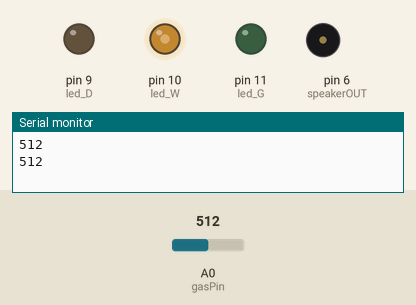
This sketch was run on a simulated Arduino Uno, built with avr-gcc and run on an emulated ATmega328P. Shown: output pins drawn as LEDs (lit = HIGH), buzzer (waves = sounding), the last lines printed to the serial monitor. The test bench sets the inputs (shaded band); at power-on: A0 (gasPin) = 512.

Above: at 5.3 s.
5.4 s: A0 (gasPin) set to 85
At 6.27 s:
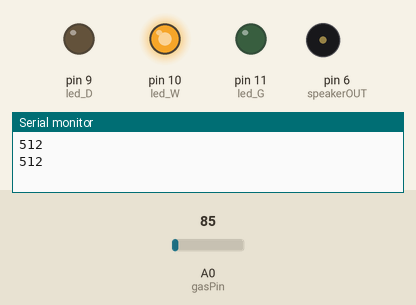
13.7 s: A0 (gasPin) set to 73
At 22.6 s:
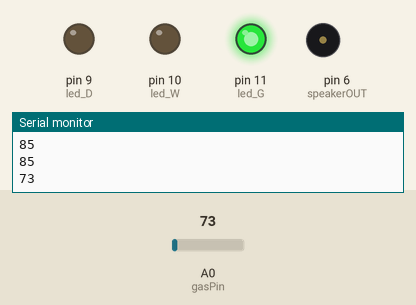
28.8 s: A0 (gasPin) set to 90
34.2 s: A0 (gasPin) set to 70
At 34.66 s:
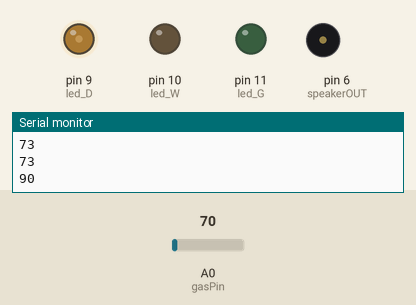
Timing chart, 0 to 40.6 s (numbered marks = the images above; inputs shaded):
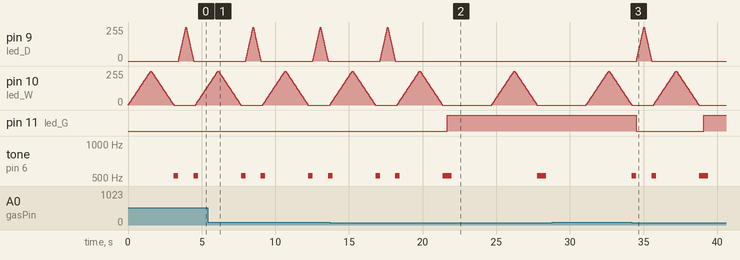

Measured:
- the behaviour switches between 81 and 80 on A0 (gasPin) (found by bisection; images 1 and 2)
- after the input at 13.7 s, pin 9 (led_D): goes on until 18.1 s, then stays 0/255; pin 11 (led_G): LOW → HIGH after 8.0 s
- after the input at 34.2 s, pin 9 (led_D): goes on until 35.5 s, then stays 0/255
- by itself, tone on pin 6 (speakerOUT): plays 523 Hz for 0.30 s, 523 Hz for 0.30 s, 523 Hz for 0.60 s, 523 Hz for 0.60 s

The sketch:

Smoke_Alarm.ino
```cpp
const int gasPin = A0;                                             // gas pin Arduino analog A0
int smoke_level;

int led_G = 11;                                                    // the pin that the LED is attached to
int led_W = 10;
int led_D = 9;

int speakerOUT = 6;


                                                                  // the setup routine runs once when you press reset:
void setup() {
  Serial.begin(9600);                                             // Initalize serial port - 9600 bps

  pinMode(gasPin, INPUT);

  pinMode(led_G, OUTPUT);
  pinMode(led_W, OUTPUT);
  pinMode(led_D, OUTPUT);
  pinMode(speakerOUT, OUTPUT);
}

void loop() {

  smoke_level= analogRead(gasPin);                                 //arduino reads the value from the smoke sensor
  Serial.println(smoke_level);                                    //prints just for debugging purposes, to see what values the sensor is picking up

  if(smoke_level > 42){                                            //Warning state - Light loop & Sound Ping
     for(int fadeValue = 0 ; fadeValue <= 255; fadeValue +=5) {
    analogWrite(led_W, fadeValue);
    delay(30);
    }

  // fade out from max to min in increments of 5 points:
    for(int fadeValue = 255 ; fadeValue >= 0; fadeValue -=5) {
    analogWrite(led_W, fadeValue);
    delay(30);
    }

    tone(6, 523, 300);
    delay(300);

    digitalWrite(led_D,LOW);
    digitalWrite(led_G,LOW);
    }


    if(smoke_level > 80){                                            //Danger state - Light loop & Sound Ping
     for(int fadeValue = 0 ; fadeValue <= 255; fadeValue +=5) {
      analogWrite(led_D, fadeValue);
      delay(10);
    }

  // fade out from max to min in increments of 5 points:
    for(int fadeValue = 255 ; fadeValue >= 0; fadeValue -=5) {
      analogWrite(led_D, fadeValue);
      delay(10);
    }

    tone(6, 523, 300);
    delay(100);

    digitalWrite(led_W,LOW);
    digitalWrite(led_G,LOW);
    }


  else{                                        //All Clear State
    digitalWrite(led_G,HIGH);
    tone(6, 523, 300);
    delay(3000);

    digitalWrite(led_W,LOW);
    digitalWrite(led_D,LOW);
  }

}


// Goal create a wanring alarm for smoke 
```
